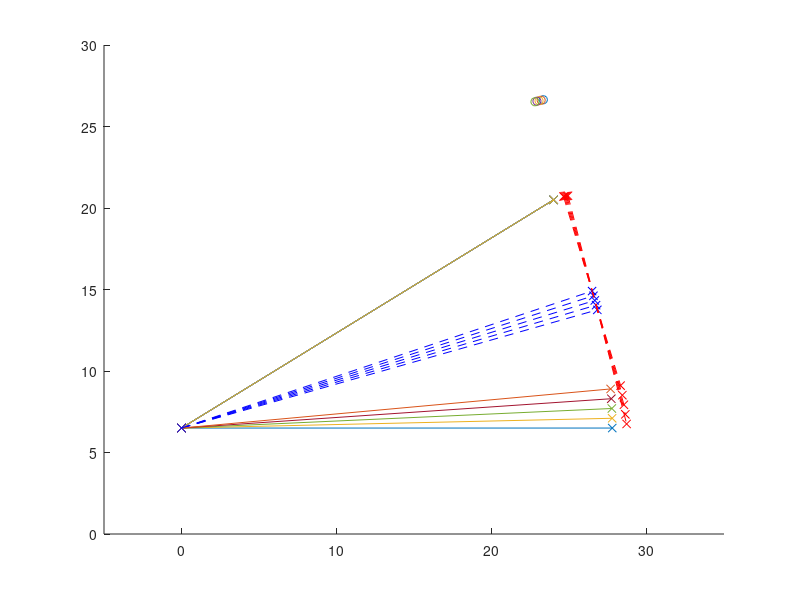
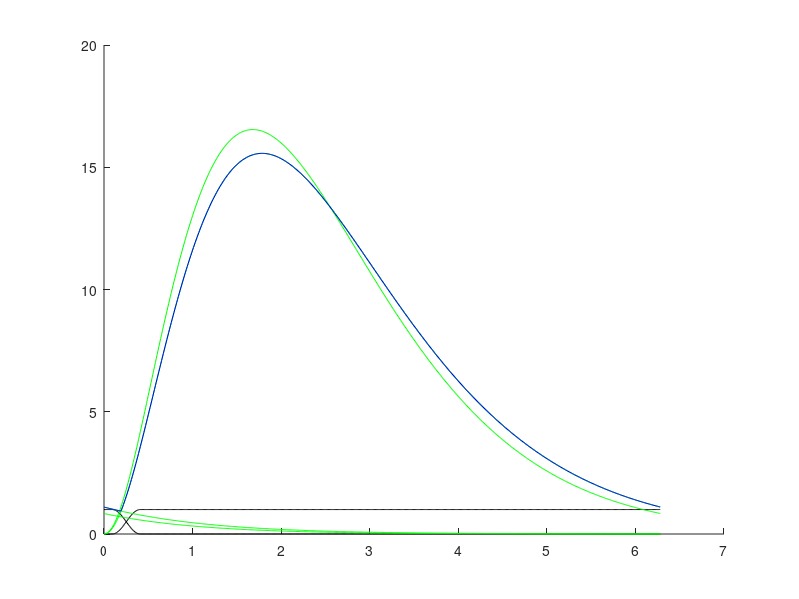
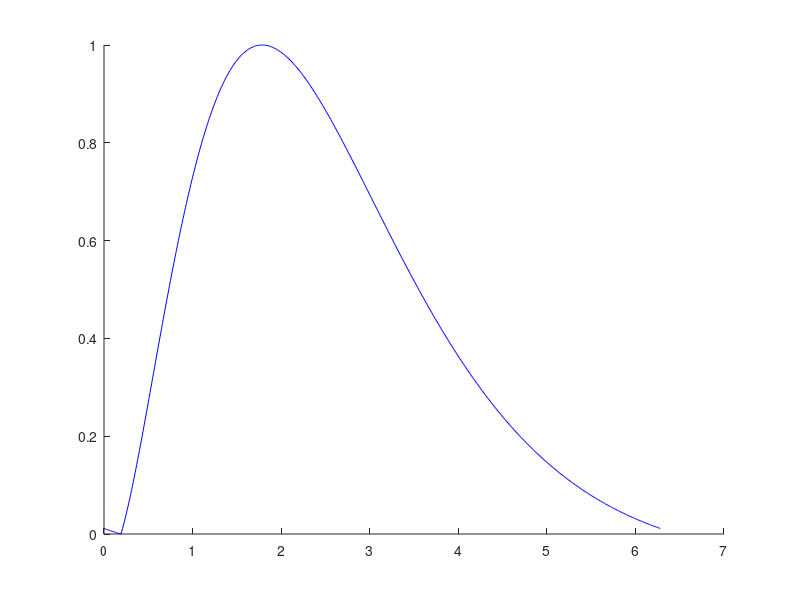
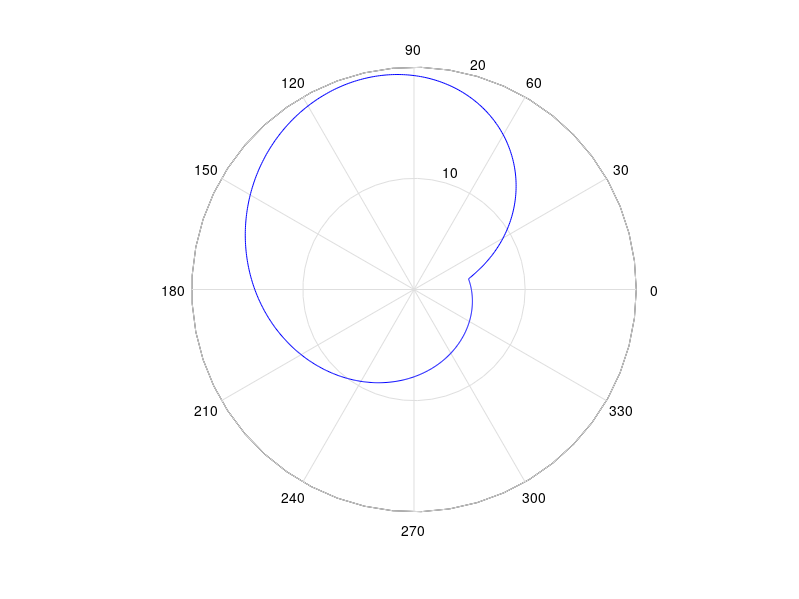

Write MATLAB code to recreate these figures, in order.
% The OxyGEN proyect by Profoty.xyz
% Together against the Covid-19
% V4.0 rev.17/03/2020
% 
% Website/blog: oxygen.protofy.xyz
% Contact: oxygen@protofy.xyz


%GEOMETRICAL PARAMETERS

clear;

%Length from the bearing to the hinge
l0 = 27.5;

%Length of the vertical wall that supports the hinge
h0 = 6.5;

%Lenght of the vertical support of the bearing
hb = 4.0;

%Bearing radius
br = 1.1;

%Array of different max and min positions of the bearing
h1a = [6.5, 7.1, 7.7, 8.3, 8.9];
h2a = [20.5, 20.5, 20.5, 20.5, 20.5];

%Number of cycles per cam turn (1 to 3).
nc = 1;

%Minimum radius of the camshaft
rmin = 5;


%BREATHING CYCLE PARAMETERS

%Duration of the inhale cycle / duration of the whole cycle
lambda1 = 0.500;
lambda2 = 0.04;

%Soft transition between inhale and exhale cycles
dpsi21 = 0.05;
dpsi12 = 0.04;

%Adjust parameters of the inhale curve
ga1 = 3.1;
gb1 = .85;
ff1 = 50;

%Adjust parametes of the exhale curve
ga2 = 3.1;
gb2 = .80;
ff2 = 50;


%GENERATION OF THE CURVES AND THE CAMSHAFT

%Generation of the geometry

l = sqrt(l0^2+hb^2);


for i = 1:numel(h1a);
    
    ymin(i) = h1a(i);
    ymax(i) = h2a(i);
    
    alphamin(i) = acos((h0 - h1a(i)) / l);
    alphamax(i) = acos((h0 - h2a(i)) / l);
    
    xmin(i) = l*sin(alphamin(i));    
    xmax(i) = l*sin(alphamax(i));
    
    d(i) = sqrt((xmin(i)-xmax(i))^2 + (ymin(i)-ymax(i))^2);
    
    alphatan(i) = (alphamin(i) + alphamax(i)) / 2;
    
    xtan(i) = l*sin(alphatan(i));    
    ytan(i) = h0 - l*cos(alphatan(i));
    
    xsup(i) = xtan(i) + (d(i)/2)*cos(alphatan(i));
    xinf(i) = xtan(i) - (d(i)/2)*cos(alphatan(i));
    
    ysup(i) = ytan(i) + (d(i)/2)*sin(alphatan(i));
    yinf(i) = ytan(i) - (d(i)/2)*sin(alphatan(i));
    
    xcam(i) = xtan(i) + (d(i)/2 + rmin + br)*cos(alphatan(i));
    ycam(i) = ytan(i) + (d(i)/2 + rmin + br)*sin(alphatan(i));
    
end;


%Time increment
dt = 0.01;

%time coordinate during the whole cycle
theta = 0:dt:2*pi;

%Generation of the soft transition between inhale and exhale curves
psi1 = [];
psi2 = [];

for i = 1:numel(theta);
    
    if theta(i) < (lambda2-dpsi21/2)*2*pi;
        psi1(i) = 0;
        
    elseif theta(i) < (lambda2+dpsi21/2)*2*pi;
        psi1(i) = 0.5 + 0.5*cos((theta(i)-(lambda2+dpsi21/2)*2*pi)/(2*dpsi21));
        
    else theta(i) < (lambda1-dpsi12/2)*2*pi;
        psi1(i) = 1;
        
    end;
    
    psi2(i) = 1 - psi1(i);
    
end;    


%Generation of the complete breathing cycle rho(theta)

rho = [];
rho1 = [];
rho2 = [];
rho2next = [];

rhomin = 1000;
rhomax = 0;

for i = 1:numel(theta);
    
    %Inhale curve
    rho1(i) = ff1*gampdf(theta(i), ga1, gb1);
    rho1next(i) = ff1*gampdf(theta(i)+2*pi, ga1, gb1);
    
    %Exhale curve
    rho2(i) = ff2*gampdf(theta(i), ga2, gb2);
    rho2next(i) = ff2*gampdf(theta(i)+2*pi, ga2, gb2);
    
   
    rho(i) = max(rho1(i), rho1next(i));
 
    
    %Capturing min and max in order to generate the normalized curve
    if rho(i) > rhomax
        rhomax = rho(i);
    end;
    
    if rho(i) < rhomin
        rhomin = rho(i);
    end;

end;


%Generation of a normalised curve and camshaft

rhonorm = [];
rhocam = [];

for i = 1:numel(theta);
    
    rhonorm(i) = (rho(i)-rhomin)/(rhomax-rhomin);
        
    for n = 1:numel(d)
        
        rhocam(n,i) = rmin + rhonorm(i)*d(n);
        
    end;
    
end;


%Generation of the first derivate of the camshaft geometry to analize and
%validate the design

drho = [];
drhonorm = [];
drhocam = [];

a = rmin;
b = 1/dt;

for i = 1 : numel(rho)-1;
    
    drho(i) = b*(rho(i+1)-rho(i));
    drhonorm(i) = b*(rhonorm(i+1)-rhonorm(i));
    drhocam(i) = b*(rhocam(i+1)-rhocam(i)) + a;
    
end;

drho(numel(rho)) = b*(rho(1)-rho(numel(rho)));
drhonorm(numel(rhonorm)) = b*(rhonorm(1)-rhonorm(numel(rhonorm)));
drhocam(numel(rhocam)) = b*(rhocam(1)-rhocam(numel(rhocam))) + a;


%X and Y coordinates during two cycles (for 2-cycle camshaft plot)

theta2 = [theta/2, (2*pi+theta)/2];

rhocam2 = [rhocam, rhocam];
drhocam2 = [drho, drho];


%X and Y coordinates during three cycles (for 3-cycle camshaft plot)

theta3 = [theta/3, (2*pi+theta)/3, (4*pi+theta)/3];

rhocam3 = [rhocam, rhocam, rhocam];
drhocam3 = [drho, drho, drho];



%GENERATION OF THE PLOTS

%Trying to print it out in real size (FAIL)
%set(gcf,'PaperUnits','centimeters'); 
%set(gcf,'PaperSize',[42 29.7]);


fpos = figure('Name', 'Dimensions', 'Units', 'centimeters', 'NumberTitle', 'off');
set(gcf,'PaperUnits','centimeters', 'PaperSize', [42/2 27.9/2]);
set(gcf, 'units', 'centimeters', 'position', [0, 0, 28, 20]);
fpos = gcf;
hold on

xlim([-5 35]);
ylim([0 30]);

for i = 1:numel(xmin)
    
    plot([0, xmin(i)], [h0, ymin(i)], '-x')    
    plot([0, xmax(i)], [h0, ymax(i)], '-x')
    
    plot([0, xtan(i)], [h0, ytan(i)], '--xb')
    
    plot([xsup(i), xinf(i)], [ysup(i), yinf(i)], '--xr')
    scatter(xcam(i), ycam(i))

end;

hold off




%Plot of the breathing cycle interpolation by curves

fcycle = figure('Name', 'Breath Cycle curves', 'Units', 'centimeters', 'NumberTitle', 'off');

hold on
plot(theta, psi1, '-k')
plot(theta, psi2, '-k')
plot(theta, rho1, '-g')
plot(theta, rho1next, '-g')
plot(theta, rho2, '-g')
plot(theta, rho2next, '-g')
%plot(theta, drho, '-r')
plot(theta, rho, '-b')
hold off

set(gcf,'PaperUnits','centimeters', 'PaperSize', [42/2 27.9/2]);
set(gcf, 'units', 'centimeters', 'position', [0, 0, 27.9, 27.9]);
fcam3 = gcf;


%Plot of the normalized breathing cycle and first derivate


fnorm = figure('Name', 'Normalized Breath Cycle', 'Units', 'centimeters', 'NumberTitle', 'off');

hold on
%plot(theta, drhonorm, '-r')
plot(theta, rhonorm, '-b')
hold off

set(gcf,'PaperUnits','centimeters', 'PaperSize', [42/2 27.9/2]);
set(gcf, 'units', 'centimeters', 'position', [0, 0, 27.9, 27.9]);
fcam3 = gcf;


%Plot of a 1-cycle camshaft

for n = 1:numel(d)

    fcam1 = figure('Name', '1-Cycle Camshaft', 'Units', 'centimeters', 'NumberTitle', 'off');
    %hold on
   
    %polarplot(theta, drhocam, '-r')
    polar(theta, rhocam(n,:), '-b')

    
    %rlim([0 25]);
    hold off

    set(gcf,'PaperUnits','centimeters', 'PaperSize', [42 27.9]);
    set(gcf, 'units', 'centimeters', 'position', [0, 0, 27.9, 27.9]);
    fcam3 = gcf;
    
end


% %Plot of a 2-cycle camshaft
% 
% fcam2 = figure('Name', '2-Cycle', 'Units', 'centimeters', 'NumberTitle', 'off');
% 
% %hold on;
% %polar(theta, drhocam2, '-r')
% polar(theta2, rhocam2, '-b')
% %hold off;
% 
% set(gcf,'PaperUnits','centimeters', 'PaperSize', [42 27.9]);
% set(gcf, 'units', 'centimeters', 'position', [0, 0, 27.9, 27.9]);
% fcam3 = gcf;
% 
% 
% %Plot of a 3-cycle camshaft
% 
% fcam3 = figure('Name', '3-Cycle', 'Units', 'centimeters', 'NumberTitle', 'off');
% 
% %hold on;
% %polar(theta,drhocam3)
% polar(theta3, rhocam3)
% %hold off;
% 
% set(gcf,'PaperUnits','centimeters', 'PaperSize', [42 27.9]);
% set(gcf, 'units', 'centimeters', 'position', [0, 0, 27.9, 27.9]);
% fcam3 = gcf;

% The OxyGEN proyect by Profoty.xyz
% Together against the Covid-19
% V4.0 rev.17/03/2020
% 
% Website/blog: oxygen.protofy.xyz
% Contact: oxygen@protofy.xyz